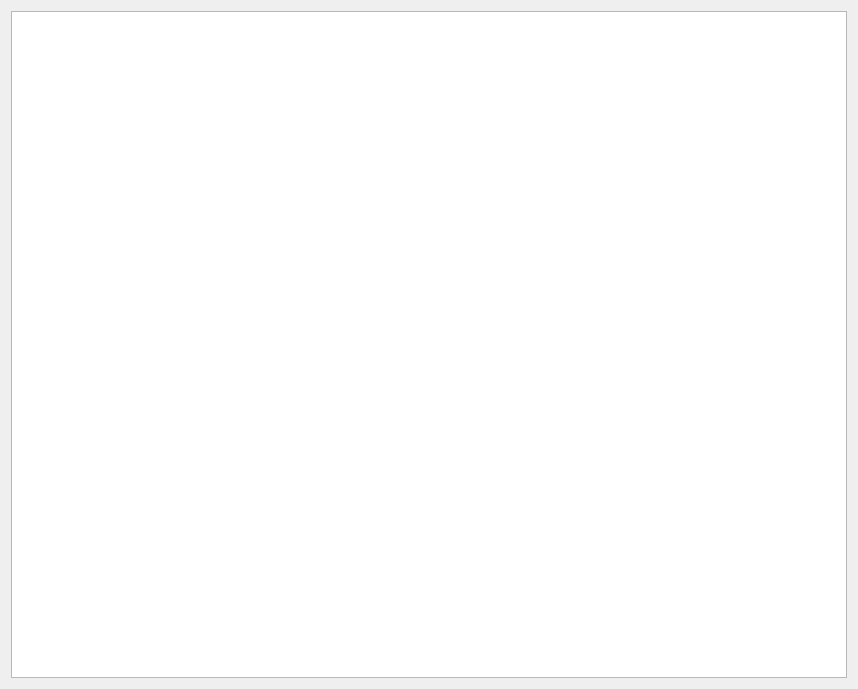
<?xml version="1.0" encoding="UTF-8"?>
<ui version="4.0">
 <class>Dialog</class>
 <widget class="QDialog" name="Dialog">
  <property name="geometry">
   <rect>
    <x>0</x>
    <y>0</y>
    <width>858</width>
    <height>689</height>
   </rect>
  </property>
  <property name="windowTitle">
   <string>Dialog</string>
  </property>
  <layout class="QVBoxLayout" name="verticalLayout">
   <item>
    <widget class="QTextEdit" name="text">
     <property name="font">
      <font>
       <pointsize>12</pointsize>
      </font>
     </property>
     <property name="textInteractionFlags">
      <set>Qt::TextSelectableByKeyboard|Qt::TextSelectableByMouse</set>
     </property>
    </widget>
   </item>
  </layout>
 </widget>
 <resources/>
 <connections/>
</ui>
